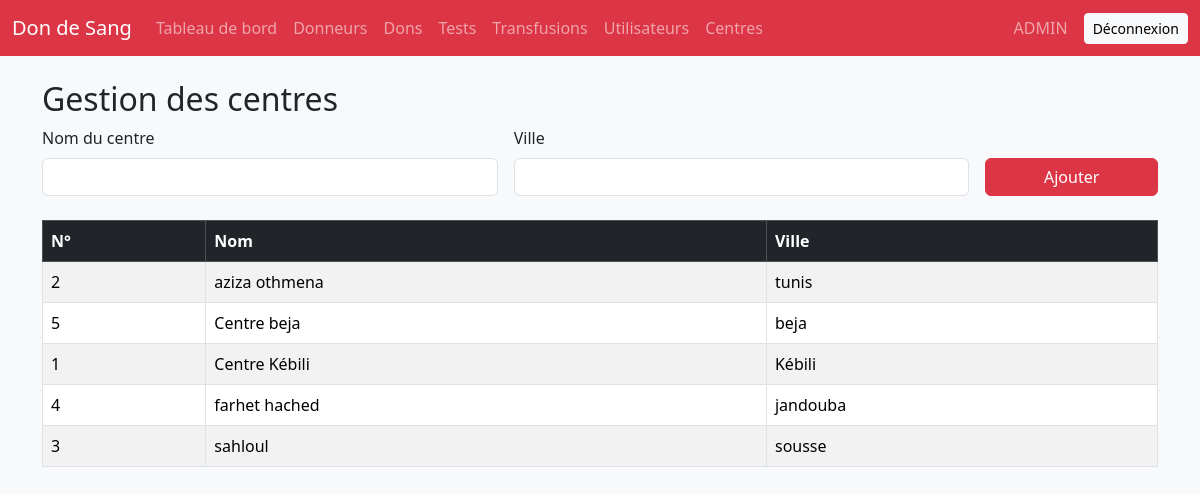
/centres.php (signed in), run on the app's committed database.
### tables this page shows
CREATE TABLE `centres_collecte` (
  `id_centre` int(11) NOT NULL AUTO_INCREMENT,
  `nom` varchar(100) NOT NULL,
  `ville` varchar(50) NOT NULL,
  PRIMARY KEY (`id_centre`)
);

### centres.php (the view, shortened to what this page needs)
<?php
require 'header.php';
$centres = $pdo->query("SELECT id_centre, nom, ville FROM centres_collecte ORDER BY nom")->fetchAll(PDO::FETCH_ASSOC);
?>
<h2>Gestion des centres</h2>
<form method="post" class="row g-3 mb-4">
    <div class="col-md-5">
        <label class="form-label">Nom du centre</label>
        <input type="text" name="nom" class="form-control" required>
    </div>
    <div class="col-md-5">
        <label class="form-label">Ville</label>
        <input type="text" name="ville" class="form-control" required>
    </div>
    <div class="col-md-2 d-flex align-items-end">
        <button type="submit" class="btn btn-danger w-100">Ajouter</button>
    </div>
</form>
<div class="table-responsive">
    <table class="table table-striped table-bordered">
        <thead class="table-dark">
            <tr>
                <th>N°</th>
                <th>Nom</th>
                <th>Ville</th>
            </tr>
        </thead>
        <tbody>
            <?php foreach ($centres as $c): ?>
                <tr>
                    <td><?= (int)$c['id_centre'] ?></td>
                    <td><?= htmlspecialchars($c['nom']) ?></td>
                    <td><?= htmlspecialchars($c['ville']) ?></td>
                </tr>
            <?php endforeach; ?>
        </tbody>
    </table>
</div>
<?php require 'footer.php'; ?>

### data on the page
centres_collecte: id_centre "2", nom "aziza othmena", ville "tunis"
centres_collecte: id_centre "5", nom "Centre beja", ville "beja"
centres_collecte: id_centre "1", nom "Centre Kébili", ville "Kébili"
centres_collecte: id_centre "4", nom "farhet hached", ville "jandouba"
centres_collecte: id_centre "3", nom "sahloul", ville "sousse"

### other printed values
$role "ADMIN"
